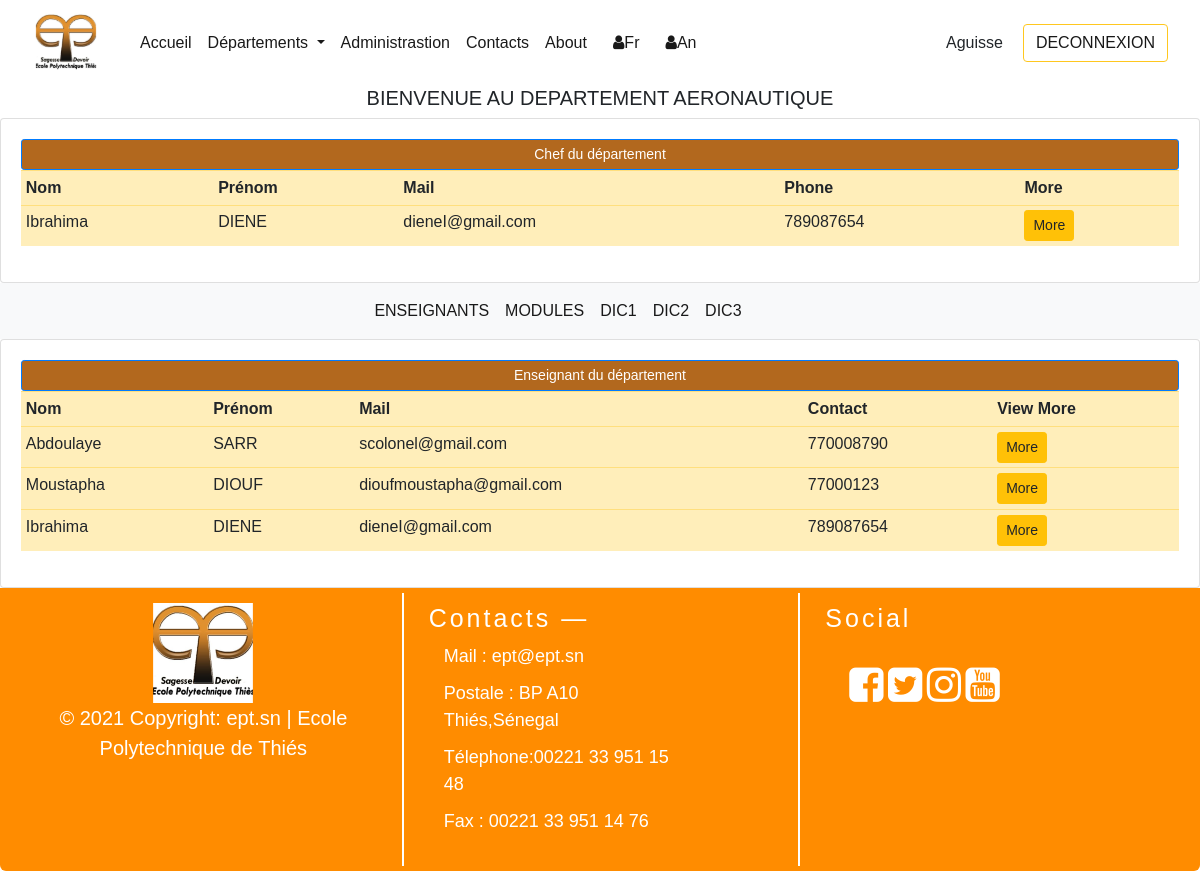
The app's page /fr/departements/aero (signed in) with its own data.
### departements/models.py (models this page shows, shortened)
class Utilisateur(models.Model):  # COMM0N
    first_name = models.CharField(max_length=300, null=True)
    last_name = models.CharField(max_length=300, null=True)
    mail_user =  models.EmailField(max_length=300, null= True)
    class Meta:
        abstract = True

class EnseignantModel(Utilisateur):  # TEACHER
    CATEGORY = (
            ('GIT', 'GIT'),
            ('GEM', 'GEM'),
            ('GC', 'GC'),
            ('AERO', 'AERO'),
            ('TC', 'TC'),
            ('----', '----')
        )
    contact_prof = models.CharField(max_length=150)
    date_adhesion = models.DateField(null= True)
    chef_departement = models.BooleanField(default=False)
    departements = models.ManyToManyField(DepartementModel)
    matieres = models.ManyToManyField(MatiereModel)
    chief = models.CharField(max_length = 200, null = True, choices = CATEGORY)
    class Meta :
        verbose_name = "Enseignant"

### departements/views.py (the view)
# urls.py: path("departements/aero", departementAero, name = "aero"),
@login_required(login_url='login')
def departementAero(request):
    departements = DepartementModel.objects.all()
    enseignants = EnseignantModel.objects.filter(chief = 'AERO')
    profs = EnseignantModel.objects.filter(departements = 5)
    context = {
            "depart" : "AERONAUTIQUE",
            "departements" : departements,
            "profs": profs,
            "enseignants" : enseignants,
            }
    return render(request, "departements/aero.html", context)

### templates/departements/aero.html (shortened to what this page needs)
{% extends "home/base.html" %}
{% block content %}
    <div class="row">
        <div class="col-md-12">
            <h5 class="text-center">BIENVENUE AU DEPARTEMENT {{ depart }} </h5>
            <div class="card card-body">
                <span class="btn btn-primary btn-sm btn-block" style="background-color:#b2681e;">Chef du département</span>
                <table class="table table-sm table-warning">
                    <tr>
                        <th>Nom</th>
                        <th>Prénom</th>
                        <th>Mail</th>
                        <th>Phone</th>
                        <th>More</th>
                    </tr>
                    {% for enseignant in enseignants %}
                        <tr>
                            <td>{{ enseignant.first_name }}</td>
                            <td>{{ enseignant.last_name |upper }}</td>
                            <td>{{ enseignant.mail_user }}</td>
                            <td>{{ enseignant.contact_prof }}</td>
                            <td><a class="btn btn-sm btn-warning" href="#">More</a></td>
                        </tr>
                    {% endfor%}
                </table>
            </div>
        </div>
    </div>
    {% include 'departements/dept_aero/menu_nav_dep_aero.html' %}
    <div class="container">
        <div class="row">
            <div class="col-md-12">
                <div class="card card-body">
                    <span class="btn btn-primary btn-sm btn-block" style="background-color:#b2681e;">Enseignant du département </span>
                    <table class="table table-sm table-warning">
                        <tr>
                            <th>Nom</th>
                            <th>Prénom</th>
                            <th>Mail</th>
                            <th>Contact</th>
                            <th>View More</th>
                        </tr>
                        {% for prof in profs %}
                            <tr>
                                <td>{{ prof.first_name }}</td>
                                <td>{{ prof.last_name |upper }}</td>
                                <td>{{ prof.mail_user }}</td>
                                <td>{{ prof.contact_prof }}</td>
                                <td><a class="btn btn-sm btn-warning" href="#">More</a></td>
                            </tr>
                        {% endfor%}
                    </table>
                </div>
            </div>
        </div>
{% endblock %}

### templates/home/navbar.html (shortened to what this page needs)
{% load static %}
{% load i18n%}
<nav class="navbar navbar-expand-lg navbar-light " style="background-color:white;">
    <a class="navbar-brand" href="{% url 'index' %}">
      <img src="{% static 'images/ept_logo.svg' %} " width="100" height="60" alt="">
    </a>
    <div class="collapse navbar-collapse" id="navbarSupportedContent" >
      <ul class="navbar-nav mr-auto">
        <li class="nav-item active ">
            <a class="nav-link " href="{% url 'index' %}">{% trans "Accueil" %}</a>
        </li>
        <li class="nav-item dropdown active">
          <a class="nav-link dropdown-toggle" href="#" id="navbarDropdown" role="button" data-toggle="dropdown" aria-haspopup="true" aria-expanded="false">
            {% trans "Départements" %}
          </a>
        </li>
        <li class="nav-item active">
          <a class="nav-link" href="#">Administrastion <span class="sr-only">(current)</span></a>
        </li>
        <li class="nav-item active">
          <a class="nav-link" href="{% url 'contact' %}">Contacts</a>
        </li>
        <li class="nav-item active">
          <a class="nav-link" href="{% url 'about' %}">{%trans "A propos" %}<span class="sr-only">(current)</span></a>
        </li>
        <li class="nav-item active" style="padding-left: 10px;">
          <a class="nav-link" href="/fr/departements/meca"><i class="fa fa-user"></i>Fr</a>
        </li>
        <li class="nav-item active" style="padding-left: 10px;">
          <a class="nav-link" href="/en/departements/meca"><i class="fa fa-user"></i>An</a>
        </li>
      </ul>
      {% if user.is_authenticated %}
      <li style="list-style: none; margin-right: 20px;">{{ user.username }}</li>
        <div class="form-inline my-2 my-lg-0">
          <button class="btn btn-outline-warning mr-sm-3"  >
            <a style="color: black; text-decoration: none;" href="{% url 'logout' %}">{% trans 'DECONNEXION' %}</a>
          </button>
        </div>
      {% endif %}
      {% include 'home/connexion.html' %}
    </div>
  </nav>

### static/css/style.css (style rules this page uses)
button { background-color: #04AA6D; color: white; padding: 14px 20px; margin: 8px 0; border: none; cursor: pointer; width: 100%; opacity: 0.9; }

### templates/home/connexion.html (style rules this page uses)
body { font-family: Arial, Helvetica, sans-serif; }
button { background-color: #04AA6D; color: white; padding: 14px 20px; margin: 8px 0; border: none; cursor: pointer; width: 100%; }

### records on screen
EnseignantModel: first_name "Ibrahima", last_name "DIENE", mail_user "dieneI@gmail.com", contact_prof "789087654"
EnseignantModel: first_name "Abdoulaye", last_name "SARR", mail_user "scolonel@gmail.com", contact_prof "770008790"
EnseignantModel: first_name "Moustapha", last_name "DIOUF", mail_user "dioufmoustapha@gmail.com", contact_prof "77000123"

### other values on screen
{{ user.username }} "Aguisse"
{{ depart }} "AERONAUTIQUE"
